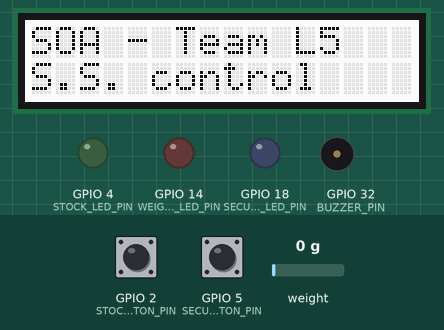
Simulated run of this sketch. Board: ESP32. On the bench: 16×2 character LCD, output pins drawn as LEDs (lit = HIGH), buzzer (waves = sounding). The inputs (shaded band) are chosen by the test bench; at power-on: GPIO 2 (STOCK_BUTTON_PIN) LOW, GPIO 5 (SECURITY_BUTTON_PIN) LOW, weight on the scale 0 g. WiFi joins after 1.5 s; servers stay silent unless stated; no MQTT or app messages arrive unless stated.

Above: at 4.4 s.
4.5 s: GPIO 2 (STOCK_BUTTON_PIN) pulled HIGH for 0.15 s
At 6.3 s:
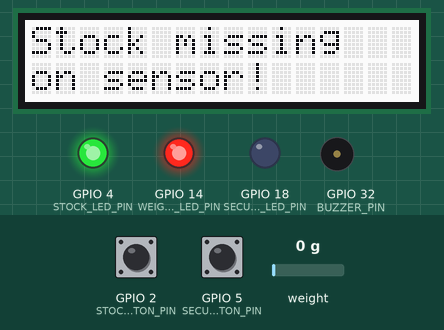
6.8 s: GPIO 5 (SECURITY_BUTTON_PIN) pulled HIGH for 0.15 s
At 9.3 s:
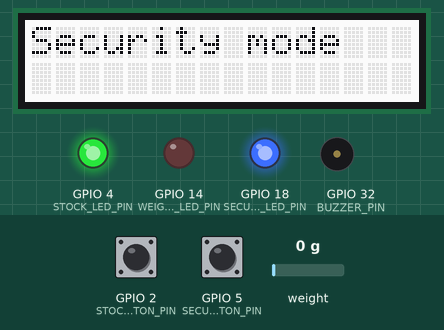
10.3 s: weight on the scale set to 179 g
12.3 s: weight on the scale set to 221 g
At 14.0 s:
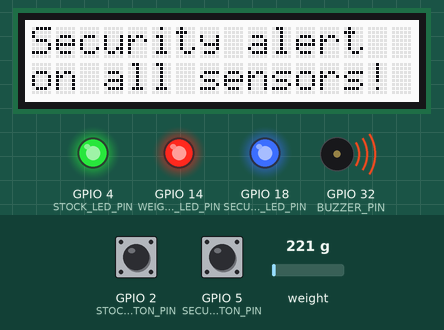
15.0 s: GPIO 2 (STOCK_BUTTON_PIN) pulled HIGH for 1 s
At 16.3 s:
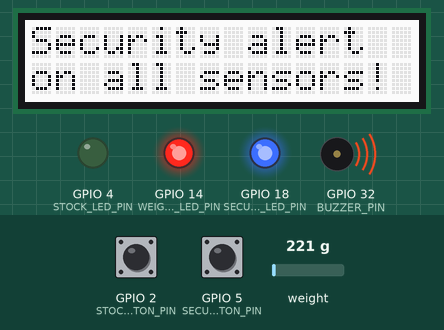
17.5 s: GPIO 5 (SECURITY_BUTTON_PIN) pulled HIGH for 1 s
At 18.2 s:
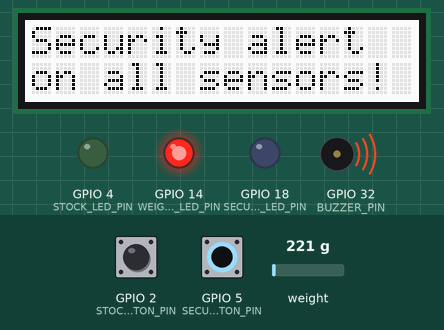
Timing chart, 0 to 20.5 s (numbered marks = the images above; inputs shaded):
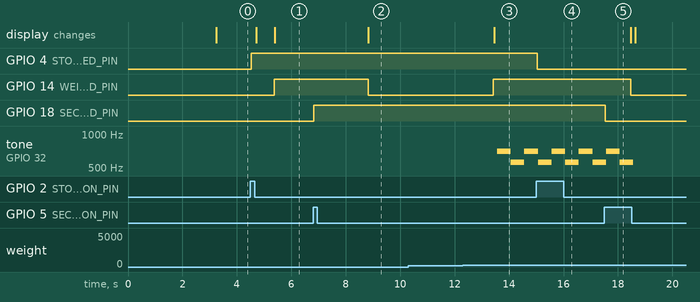

Measured:
- the behaviour switches between 200 and 201 g on weight on the scale (found by bisection; images 2 and 3)
- after the input at 4.5 s, GPIO 4 (STOCK_LED_PIN): LOW → HIGH at once; GPIO 14 (WEIGHT_SENSOR_LED_PIN): LOW → HIGH after 0.87 s; the display: first changes after 0.22 s (image 1 shows a later state)
- after the input at 6.8 s, GPIO 14 (WEIGHT_SENSOR_LED_PIN): HIGH → LOW after 2.0 s; GPIO 18 (SECURITY_LED_PIN): LOW → HIGH at once; the display: changes after 2.0 s (image 2)
- after the input at 10.3 s, every drawn part: stays the same
- after the input at 12.3 s, GPIO 14 (WEIGHT_SENSOR_LED_PIN): LOW → HIGH after 1.1 s; tone on GPIO 32 (BUZZER_PIN): silent → 700 Hz after 1.3 s, → 560 Hz 0.50 s later, → 700 Hz 0.50 s later; the display: changes after 1.1 s (image 3)
- after the input at 15.0 s, GPIO 4 (STOCK_LED_PIN): HIGH → LOW at once
- after the input at 17.5 s, GPIO 14 (WEIGHT_SENSOR_LED_PIN): HIGH → LOW after 0.97 s; GPIO 18 (SECURITY_LED_PIN): HIGH → LOW at once

The sketch:

main.ino
```cpp
#include <Arduino.h>
#include <WiFi.h>
#include <freertos/FreeRTOS.h>
#include <freertos/task.h>

#include "enums.h"
#include "pins.h"
#include "structs.h"

#include "constants.h"

#include "user_functions.h"

#include "sync.h"
#include "tasks.h"

#include "mqtt.h"

#include "event_captures.h"

#include "debuggers.h"

SystemStatus systemStatus = VIRGIN_EMBEDDED;

const QueueHandle_t xSystemEventsQueue = xQueueCreate(10, sizeof(unsigned long));

static void xSystemEventTask(void* parameters) {
    const unsigned int eventsLength = 4;
    const SystemEvent (*events[eventsLength])(SystemStatus status) = {
        getSecurityBtnEvent,
        getAnomalySensorEvent,
        getStockBtnEvent,
        getStockSensorEvent,
    };

    int i = 0;
    SystemEvent newEvent;

    const int delay = pdMS_TO_TICKS(150);

    while (true) {
        i = i % eventsLength;
        newEvent = events[i](systemStatus);

        xQueueSend(xSystemEventsQueue, &newEvent, 0);
        vTaskDelay(delay);

        i++;
    }
}

static void xFSMTask(void* parameters) {
    SystemEvent event;
    const TickType_t waitTime = portMAX_DELAY;

    while (true) {
        xQueueReceive(xSystemEventsQueue, &event, waitTime);

        switch (systemStatus) {
            case SystemStatus::VIRGIN_EMBEDDED:
                switch (event) {
                    case SystemEvent::STOCK_ON:
                        lcdClear(&LCD);
                        systemStatus = SystemStatus::STOCK_MODE;
                        DEBUG_FSM(SystemStatus::VIRGIN_EMBEDDED, event, systemStatus);
                        break;

                    case SystemEvent::SECURITY_ON:
                        lcdPrint(&LCD, "Security mode");
                        setBaselineWeight(&weightSensor01);
                        systemStatus = SystemStatus::SECURITY_MODE;
                        DEBUG_FSM(SystemStatus::VIRGIN_EMBEDDED, event, systemStatus);
                        break;

                    default:
                        lcdPrint(&LCD, "SOA - Team L5", "S.S. control");
                        DEBUG_FSM(SystemStatus::VIRGIN_EMBEDDED, event, SystemStatus::VIRGIN_EMBEDDED);
                        break;
                }
                break;

            case SystemStatus::STOCK_MODE:
                switch (event) {
                    case SystemEvent::STOCK_OFF:
                        ledOff(&weightSensor01);
                        lcdClear(&LCD);
                        systemStatus = SystemStatus::VIRGIN_EMBEDDED;
                        DEBUG_FSM(SystemStatus::STOCK_MODE, event, systemStatus);
                        break;

                    case SystemEvent::STOCK_MISSING_SENSOR_01:
                        ledOn(&weightSensor01);
                        lcdPrint(&LCD, "Stock missing", "on sensor!");
                        DEBUG_FSM(SystemStatus::STOCK_MODE, event, systemStatus);
                        break;

                    case SystemEvent::NO_MISSING_STOCK:
                        ledOff(&weightSensor01);
                        lcdPrint(&LCD, "Stock = " + String(getStock(&weightSensor01)), "");
                        DEBUG_FSM(SystemStatus::STOCK_MODE, event, systemStatus);
                        break;

                    case SystemEvent::SECURITY_ON:
                        setBaselineWeight(&weightSensor01);
                        ledOff(&weightSensor01);
                        lcdPrint(&LCD, "Security mode");
                        systemStatus = SystemStatus::SECURITY_MODE;
                        DEBUG_FSM(SystemStatus::STOCK_MODE, event, systemStatus);
                        break;

                    default:
                        break;
                }
                break;

            case SystemStatus::SECURITY_MODE:
                switch (event) {
                    case SystemEvent::SECURITY_OFF:
                        stopBuzzer(&buzzer);
                        ledOff(&weightSensor01);
                        lcdClear(&LCD);
                        systemStatus = SystemStatus::VIRGIN_EMBEDDED;
                        DEBUG_FSM(SystemStatus::SECURITY_MODE, event, systemStatus);
                        break;

                    case SystemEvent::SECURITY_OFF_TO_STOCK:
                        stopBuzzer(&buzzer);
                        ledOff(&weightSensor01);
                        lcdClear(&LCD);
                        systemStatus = SystemStatus::STOCK_MODE;
                        DEBUG_FSM(SystemStatus::SECURITY_MODE, event, systemStatus);
                        break;

                    case SystemEvent::ANOMALY_SENSOR_01:
                        ledOn(&weightSensor01);
                        playBuzzer(&buzzer);
                        lcdPrint(&LCD, "Security alert", "on all sensors!");
                        DEBUG_FSM(SystemStatus::SECURITY_MODE, event, systemStatus);
                        break;

                    default:
                        DEBUG_FSM(SystemStatus::SECURITY_MODE, event, systemStatus);
                        break;
                }
                break;

            default:
                break;
        }
    }
}

void setup() {
    Serial.begin(57600);

    DEBUG("\r\nStarting setup...\r\n\n");

    pinMode(stockBtn.pin, INPUT);
    pinMode(stockBtn.ledPin, OUTPUT);
    digitalWrite(stockBtn.ledPin, LOW);

    stockBtn.state = HIGH;
    stockBtn.status = ButtonStatus::OFF;
    stockBtn.lastState = HIGH;
    stockBtn.lastDebounceTime = 0;

    DEBUG_BUTTON("stockBtn", stockBtn);
    DEBUG("\r\n");

    pinMode(securityBtn.pin, INPUT);
    pinMode(securityBtn.ledPin, OUTPUT);
    digitalWrite(securityBtn.ledPin, LOW);

    securityBtn.state = HIGH;
    securityBtn.status = ButtonStatus::OFF;
    securityBtn.lastState = HIGH;
    securityBtn.lastDebounceTime = 0;

    DEBUG_BUTTON("securityBtn", securityBtn);
    DEBUG("\r\n");

    LCD.device->begin(LCD_COLS, LCD_ROWS);
    LCD.device->setRGB(255, 255, 255);

    pinMode(buzzer.pin, OUTPUT);

    weightSensor01.device.begin(weightSensor01.dtPin, weightSensor01.sckPin);
    weightSensor01.device.set_scale(WEIGHT_SENSORS_CALIBRATION_FACTOR);

    tare(&weightSensor01);
    pinMode(weightSensor01.ledPin, OUTPUT);

    DEBUG_WEIGHT_SENSOR("weightSensor01", weightSensor01);
    DEBUG("\r\n");

    WiFi.mode(WIFI_STA);
    WiFi.disconnect();

    delay(150);
    WiFi.begin(WIFI_SSID, WIFI_PASSWORD);
    delay(1000);

    WiFi.onEvent(
        [](arduino_event_id_t event, arduino_event_info_t info) { WiFi.begin(WIFI_SSID, WIFI_PASSWORD); },
        ARDUINO_EVENT_WIFI_STA_DISCONNECTED
    );

    DEBUG_WIFI();
    DEBUG("\r\n\n");

    mqttClient.setServer(MQTT_BROKER_HOST, MQTT_BROKER_PORT);
    mqttClient.setKeepAlive(MQTT_KEEPALIVE);
    mqttClient.setCallback(mqttCallback);

    initMutexs();

    lockWeightSensors();
    setWeight(&weightSensor01);
    unlockWeightSensors();

    xTaskCreatePinnedToCore(xButtonsTask, "Buttons", 2048, NULL, 1, NULL, 1);
    xTaskCreatePinnedToCore(xWeightSampleTask, "WeightSample", 2048, NULL, 2, NULL, 1);
    xTaskCreatePinnedToCore(xBuzzerTask, "Alarm", 2048, &buzzer, 2, NULL, 1);
    xTaskCreatePinnedToCore(xMQTTTask, "MQTT", 4096, NULL, 3, NULL, 1);

    xTaskCreatePinnedToCore(xSystemEventTask, "SystemEvent", 2048, NULL, 4, NULL, 1);
    xTaskCreatePinnedToCore(xFSMTask, "FSM", 2048, NULL, 4, NULL, 1);

    DEBUG("Setup completed.\r\n\n");
}

void loop() {
}
```

constants.h
```cpp
#ifndef CONSTANTS_H_INCLUDED
#define CONSTANTS_H_INCLUDED

#include "structs.h"

#define LCD_ROWS 2
#define LCD_COLS 16

#define WEIGHT_SENSOR_ID                       "shelf-01"
#define WEIGHT_SENSOR_PRODUCT_NAME             "Apples"
#define WEIGHT_SENSOR_PRODUCT_WEIGHT           1000
#define WEIGHT_SENSOR_MINIMUM_ACCEPTABLE_STOCK 1

#define WEIGHT_SENSORS_CALIBRATION_FACTOR 0.42

#define ANOMALY_THRESHOLD 200

extern Button stockBtn;
extern Button securityBtn;

extern LCD16x2 LCD;

extern Buzzer buzzer;

extern WeightSensor weightSensor01;

extern SystemStatus systemStatus;

#endif
```

constants.ino
```cpp
#include <rgb_lcd.h>

#include "constants.h"
#include "pins.h"

Button stockBtn = {
    .pin = STOCK_BUTTON_PIN,
    .ledPin = STOCK_LED_PIN,
    .debounceDelay = 25,
};

Button securityBtn = {
    .pin = SECURITY_BUTTON_PIN,
    .ledPin = SECURITY_LED_PIN,
    .debounceDelay = 25,
};

rgb_lcd lcdDevice;

LCD16x2 LCD = {
    .device = &lcdDevice,
    .line01 = "",
    .line02 = "",
};

const BuzzerStep buzzerSteps[] = {
    { .frequency = 700, .duration = 500 },
    { .frequency = 560, .duration = 500 },
    { .frequency = 700, .duration = 500 },
    { .frequency = 560, .duration = 500 },
};

Buzzer buzzer = {
    .pin = BUZZER_PIN,
    .steps = buzzerSteps,
    .stepsLength = sizeof(buzzerSteps) / sizeof(buzzerSteps[0]),
    .muted = false,
    .playing = false,
};

WeightSensor weightSensor01 = {
    .id = WEIGHT_SENSOR_ID,
    .dtPin = WEIGHT_SENSOR_DT_PIN,
    .sckPin = WEIGHT_SENSOR_SCK_PIN,
    .ledPin = WEIGHT_SENSOR_LED_PIN,
    .product = {
        .name = WEIGHT_SENSOR_PRODUCT_NAME,
        .weight = WEIGHT_SENSOR_PRODUCT_WEIGHT,
        .minimumAcceptableStock = WEIGHT_SENSOR_MINIMUM_ACCEPTABLE_STOCK,
    },
    .sample = {
        .weight = 0,
        .isValid = false,
    },
    .anomaly = false,
};
```

debuggers.h
```cpp
#ifndef DEBUGGERS_H_INCLUDED
#define DEBUGGERS_H_INCLUDED

#include "enums.h"

#define DEBUG_MODE false

#if DEBUG_MODE

#define DEBUG(message, ...) Serial.printf(message, ##__VA_ARGS__);

#define DEBUG_SIGNAL(signal, printMethod) printMethod(signal ? "HIGH" : "LOW");

#define DEBUG_BUTTON(name, button)                                            \
    Serial.printf("%s.pin = %u\r\n", name, button.pin);                       \
    Serial.printf("%s.ledPin = %u\r\n", name, button.ledPin);                 \
    Serial.printf("%s.state = ", name);                                       \
    DEBUG_SIGNAL(button.state, Serial.println);                               \
    Serial.printf("%s.status = \r\n", name, toString(button.status));         \
    Serial.printf("%s.lastState = ", name);                                   \
    DEBUG_SIGNAL(button.lastState, Serial.println);                           \
    Serial.printf("%s.debounceDelay = %ums\r\n", name, button.debounceDelay); \
    Serial.printf("%s.lastDebounceTime = %ums\r\n", name, button.lastDebounceTime);

#define DEBUG_WEIGHT_SENSOR(name, sensor)                     \
    Serial.printf("%s.id = %s\r\n", name, sensor.id.c_str()); \
    Serial.printf("%s.device = %p\r\n", name, sensor.device); \
    Serial.printf("%s.dtPin = %u\r\n", name, sensor.dtPin);   \
    Serial.printf("%s.sckPin = %u\r\n", name, sensor.sckPin); \
    Serial.printf("%s.ledPin = %u\r\n", name, sensor.ledPin);

#define DEBUG_WIFI()                                                                        \
    if (WiFi.status() == WL_CONNECTED) {                                                    \
        Serial.printf("WiFi connected (local IP: %s).", WiFi.localIP().toString().c_str()); \
    } else {                                                                                \
        Serial.println("WiFi not connected.");                                              \
    }

#define DEBUG_SYSTEM_STATUS(status, printMethod)  \
    switch (status) {                             \
        case SystemStatus::VIRGIN_EMBEDDED:       \
            printMethod("VIRGIN_EMBEDDED      "); \
            break;                                \
                                                  \
        case SystemStatus::STOCK_MODE:            \
            printMethod("STOCK_MODE           "); \
            break;                                \
                                                  \
        case SystemStatus::SECURITY_MODE:         \
            printMethod("SECURITY_MODE        "); \
            break;                                \
                                                  \
        default:                                  \
            printMethod("UNKNOWN_SYSTEM_STATUS"); \
    }

#define DEBUG_SYSTEM_EVENT(event, printMethod)         \
    switch (event) {                                   \
        case SystemEvent::STOCK_ON:                    \
            printMethod("STOCK_ON               ");    \
            break;                                     \
                                                       \
        case SystemEvent::STOCK_OFF:                   \
            printMethod("STOCK_OFF              ");    \
            break;                                     \
                                                       \
        case SystemEvent::STOCK_MISSING_SENSOR_01:     \
            printMethod("STOCK_MISSING_SENSOR_01   "); \
            break;                                     \
                                                       \
        case SystemEvent::NO_MISSING_STOCK:            \
            printMethod("NO_MISSING_STOCK       ");    \
            break;                                     \
                                                       \
        case SystemEvent::SECURITY_ON:                 \
            printMethod("SECURITY_ON            ");    \
            break;                                     \
                                                       \
        case SystemEvent::SECURITY_OFF:                \
            printMethod("SECURITY_OFF           ");    \
            break;                                     \
                                                       \
        case SystemEvent::SECURITY_OFF_TO_STOCK:       \
            printMethod("SECURITY_OFF_TO_STOCK  ");    \
            break;                                     \
                                                       \
        case SystemEvent::ANOMALY_SENSOR_01:           \
            printMethod("ANOMALY_SENSOR_01         "); \
            break;                                     \
                                                       \
        default:                                       \
            printMethod("UNKNOWN_SYSTEM_EVENT   ");    \
    }

#define DEBUG_FSM(status, event, nextStatus)   \
    DEBUG_SYSTEM_STATUS(status, Serial.print); \
    DEBUG_SYSTEM_EVENT(event, Serial.print);   \
    Serial.print(" --> ");                     \
    DEBUG_SYSTEM_STATUS(nextStatus, Serial.println);

#else

#define DEBUG(message, ...)                      ;
#define DEBUG_SIGNAL(signal, printMethod)        ;
#define DEBUG_BUTTON(name, button)               ;
#define DEBUG_WEIGHT_SENSOR(name, sensor)        ;
#define DEBUG_WIFI()                             ;
#define DEBUG_SYSTEM_STATUS(status, printMethod) ;
#define DEBUG_SYSTEM_EVENT(event, printMethod)   ;
#define DEBUG_FSM(status, event, nextStatus)     ;

#endif
#endif
```

enums.h
```cpp
#ifndef ENUMS_H_INCLUDED
#define ENUMS_H_INCLUDED

enum ButtonStatus {
    OFF,
    ON,
    UNKNOWN_BUTTON_STATUS,
};

enum AlarmStatus {
    MUTE,
    UNMUTE,
    UNKNOWN_ALARM_STATUS,
};

enum SystemStatus {
    VIRGIN_EMBEDDED,
    STOCK_MODE,
    SECURITY_MODE,
    UNKNOWN_SYSTEM_STATUS,
};

enum SystemEvent {
    STOCK_ON,
    STOCK_OFF,
    STOCK_MISSING_SENSOR_01,
    NO_MISSING_STOCK,
    SECURITY_ON,
    SECURITY_OFF,
    SECURITY_OFF_TO_STOCK,
    ANOMALY_SENSOR_01,
    NO_ANOMALY,
    UNKNOWN_SYSTEM_EVENT,
};

const ButtonStatus buttonStatusToEnum(const char* status);

const AlarmStatus alarmStatusToEnum(const char* status);

const char* toString(ButtonStatus status);

const char* toString(SystemStatus status);

#endif
```

enums.ino
```cpp
#include <Arduino.h>

#include "enums.h"

const ButtonStatus buttonStatusToEnum(const char* status) {
    if (strcmp(status, "ON") == 0) {
        return ButtonStatus::ON;
    } else if (strcmp(status, "OFF") == 0) {
        return ButtonStatus::OFF;
    } else {
        return ButtonStatus::UNKNOWN_BUTTON_STATUS;
    }
}

const AlarmStatus alarmStatusToEnum(const char* status) {
    if (strcmp(status, "MUTE") == 0) {
        return AlarmStatus::MUTE;
    } else if (strcmp(status, "UNMUTE") == 0) {
        return AlarmStatus::UNMUTE;
    } else {
        return AlarmStatus::UNKNOWN_ALARM_STATUS;
    }
}

const char* toString(const ButtonStatus status) {
    switch (status) {
        case ButtonStatus::OFF:
            return "OFF";

        case ButtonStatus::ON:
            return "ON";

        case ButtonStatus::UNKNOWN_BUTTON_STATUS:
            return "UNKNOWN_BUTTON_STATUS";

        default:
            return nullptr;
    }
}

const char* toString(const SystemStatus status) {
    switch (status) {
        case SystemStatus::VIRGIN_EMBEDDED:
            return "VIRGIN_EMBEDDED";

        case SystemStatus::STOCK_MODE:
            return "STOCK_MODE";

        case SystemStatus::SECURITY_MODE:
            return "SECURITY_MODE";

        case SystemStatus::UNKNOWN_SYSTEM_STATUS:
            return "UNKNOWN_SYSTEM_STATUS";

        default:
            return nullptr;
    }
}
```

event_captures.h
```cpp
#ifndef EVENT_CAPTURES_H_INCLUDED
#define EVENT_CAPTURES_H_INCLUDED

#include "enums.h"

const SystemEvent getStockBtnEvent(const SystemStatus status);

const SystemEvent getStockSensorEvent(const SystemStatus status);

const SystemEvent getSecurityBtnEvent(const SystemStatus status);

const SystemEvent getAnomalySensorEvent(const SystemStatus status);

#endif
```

mqtt.h
```cpp
#ifndef MQTT_H_INCLUDED
#define MQTT_H_INCLUDED

#include <PubSubClient.h>

#define WIFI_SSID     "Wokwi-GUEST"
#define WIFI_PASSWORD ""

#define MQTT_DEVICE_ID "corridor-01"

#define MQTT_BROKER_HOST "localhost"
#define MQTT_BROKER_PORT 1883

#define MQTT_BROKER_USER     "grupo-l5"
#define MQTT_BROKER_PASSWORD "secretl5"

#define MQTT_KEEPALIVE 15

#define MQTT_PUBLISH_INTERVAL 150

extern WiFiClient espClient;
extern PubSubClient mqttClient;

void mqttCallback(char* topic, byte* payload, unsigned int length);

void xMQTTTask(void* parameters);

#endif
```

sync.h
```cpp
#ifndef SYNC_H_INCLUDED
#define SYNC_H_INCLUDED

#include <freertos/FreeRTOS.h>
#include <freertos/semphr.h>

void initMutexs();

void lockButtons();
void unlockButtons();

void lockBuzzer();
void unlockBuzzer();

void lockWeightSensors();
void unlockWeightSensors();

#endif
```

tasks.h
```cpp
#ifndef TASKS_H_INCLUDED
#define TASKS_H_INCLUDED

void xButtonsTask(void* parameters);

void xBuzzerTask(void* parameters);

void xWeightSampleTask(void* parameters);

#endif
```

Source omitted: event_captures.ino (1819 bytes), mqtt.ino (6833 bytes), structs.h (1049 bytes), sync.ino (947 bytes), tasks.ino (1337 bytes), user_functions.h (1039 bytes), user_functions.ino (4201 bytes), pins.h (296 bytes)
